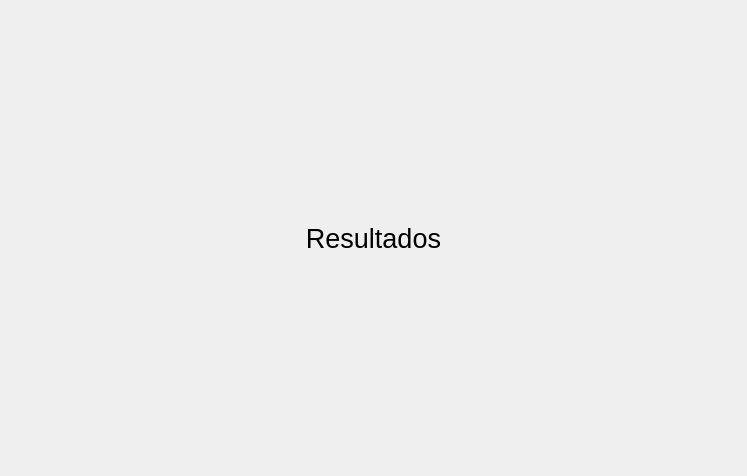
<?xml version="1.0" encoding="UTF-8"?>
<ui version="4.0">
 <class>Form</class>
 <widget class="QWidget" name="Form">
  <property name="geometry">
   <rect>
    <x>0</x>
    <y>0</y>
    <width>747</width>
    <height>476</height>
   </rect>
  </property>
  <property name="windowTitle">
   <string>Form</string>
  </property>
  <layout class="QGridLayout" name="gridLayout">
   <item row="0" column="0">
    <widget class="QLabel" name="label">
     <property name="font">
      <font>
       <pointsize>20</pointsize>
      </font>
     </property>
     <property name="text">
      <string>Resultados</string>
     </property>
     <property name="alignment">
      <set>Qt::AlignCenter</set>
     </property>
    </widget>
   </item>
  </layout>
 </widget>
 <resources/>
 <connections/>
</ui>
